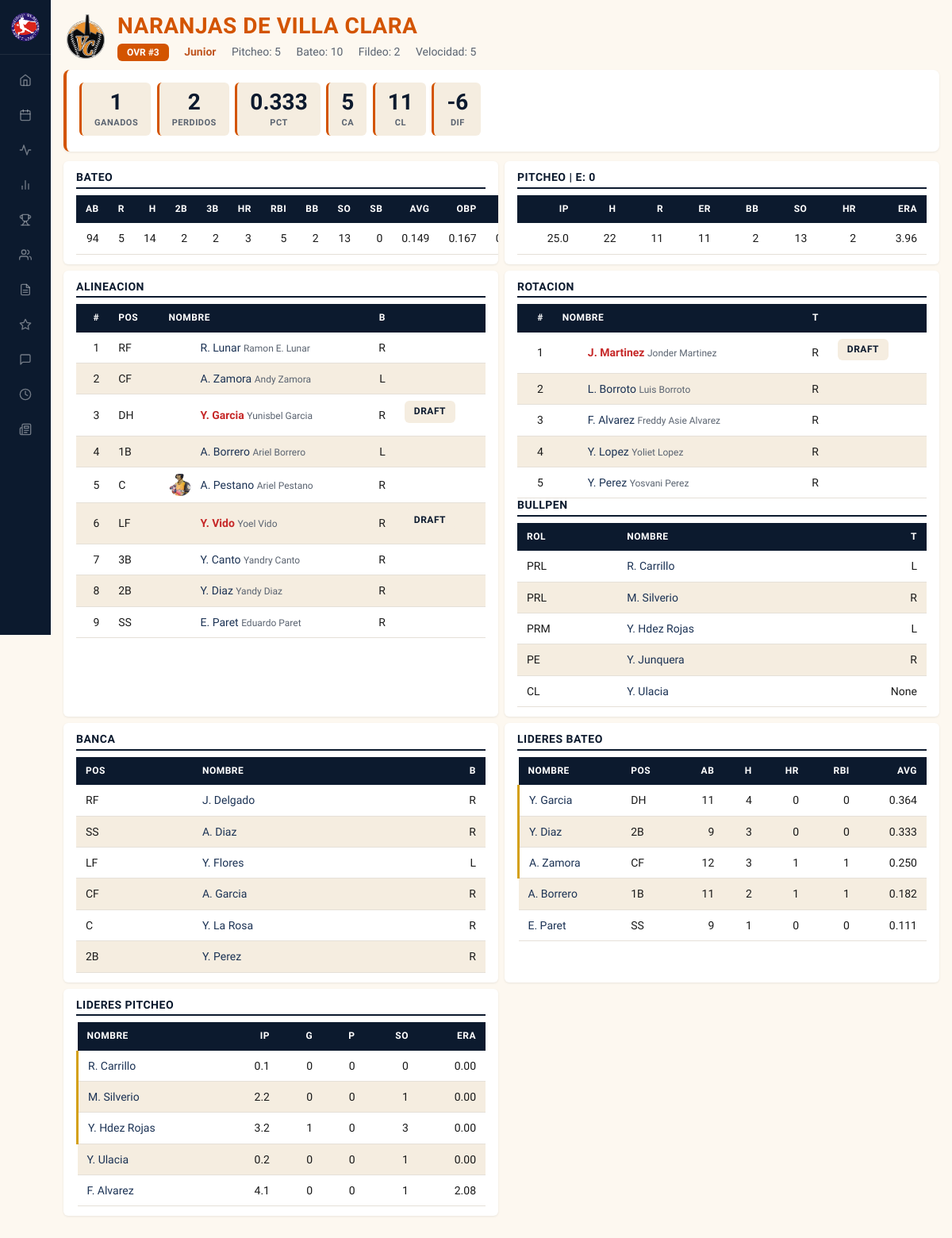
Page /team/VCL on the earlier database version.
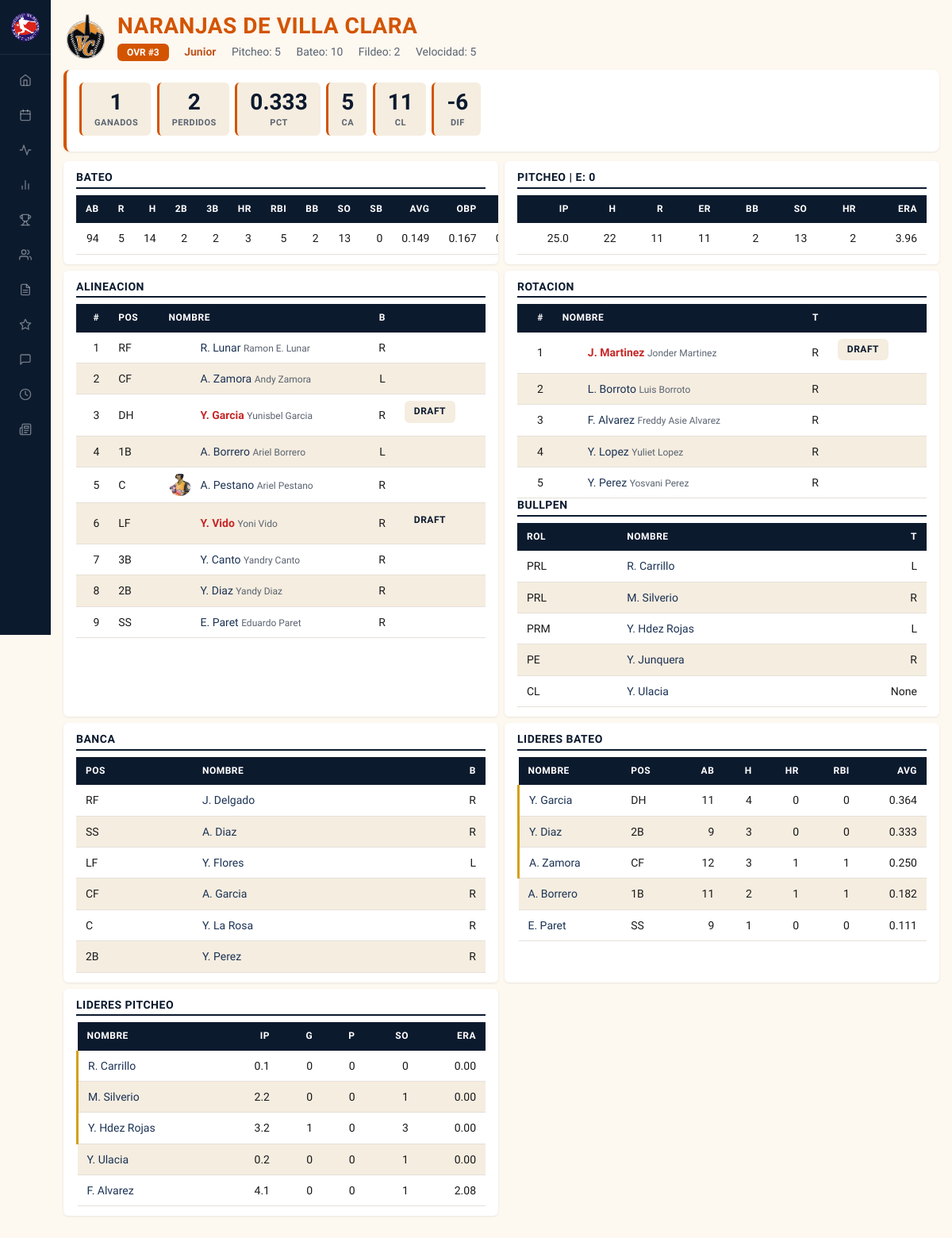
Same page on the later database version.
### tables this page shows
CREATE TABLE players (
            id INTEGER PRIMARY KEY,
            team_id INTEGER REFERENCES teams(id),
            name TEXT NOT NULL,
            full_name TEXT,
            position TEXT NOT NULL,
            bats_throws TEXT,
            role TEXT NOT NULL,
            lineup_order INTEGER,
            bullpen_role TEXT,
            is_drafted INTEGER DEFAULT 0,
            photo_file TEXT
        );

### blueprints/teams/routes.py (the view)
@teams_bp.route('/team/<short>')
def team(short: str) -> str:
    t = get_team(short.upper())
    if not t:
        abort(404)
    lineup, bench, rotation, bullpen = get_roster(t['id'])
    standings = get_standings()
    team_stats = next((s for s in standings if s['id'] == t['id']), None)
    bat_leaders = get_team_bat_leaders(t['id'])
    pitch_leaders = get_team_pitch_leaders(t['id'])
    bat_totals = get_team_batting_totals(t['id'])
    pitch_totals = get_team_pitching_totals(t['id'])
    team_errors = get_team_errors(t['id'])
    return render_template('team.html', team=t, lineup=lineup, bench=bench,
                           rotation=rotation, bullpen=bullpen, stats=team_stats,
                           bat_leaders=bat_leaders, pitch_leaders=pitch_leaders,
                           bat_totals=bat_totals, pitch_totals=pitch_totals,
                           team_errors=team_errors)

### blueprints/teams/services.py (called while the page is built)
def get_team(short_name: str) -> sqlite3.Row | None:
    return get_db().execute(
        "SELECT * FROM teams WHERE short_name=?", (short_name,)
    ).fetchone()

def get_roster(team_id: int) -> tuple[list[sqlite3.Row], list[sqlite3.Row],
                                       list[sqlite3.Row], list[sqlite3.Row]]:
    db = get_db()
    lineup = db.execute(
        "SELECT * FROM players WHERE team_id=? AND role='lineup' ORDER BY lineup_order",
        (team_id,)).fetchall()
    bench = db.execute(
        "SELECT * FROM players WHERE team_id=? AND role='bench'",
        (team_id,)).fetchall()
    rotation = db.execute(
        "SELECT * FROM players WHERE team_id=? AND role='rotation' ORDER BY lineup_order",
        (team_id,)).fetchall()
    bullpen = db.execute(
        "SELECT * FROM players WHERE team_id=? AND role='bullpen'",
        (team_id,)).fetchall()
    return lineup, bench, rotation, bullpen

### lib/stats.py (called while the page is built)
def _get(row: Any, key: str) -> int:
    if row is None:
        return 0
    try:
        val = row[key]
    except (KeyError, IndexError):
        return 0
    return int(val) if val is not None else 0

### templates/team.html (shortened to what the changed rows need)
{% extends "base.html" %}
{% from 'components/logo_img.html' import logo_img %}
{% from 'components/stat_box.html' import stat_box %}
{% from 'components/player_cell.html' import player_cell %}
{% from 'components/section_label.html' import section_label %}
{% block content %}
<div class="team-header">
    <div>
        <h1 class="mb-0 team-color" style="--team-color: {{ team.color_primary }}">{{ team.full_name }}</h1>
    </div>
</div>
<div class="bento">
{% if bat_totals %}
<div class="panel">
    <h2>Bateo</h2>
    <table class="stat-table">
        <thead><tr><th class="num" scope="col">AB</th><th class="num" scope="col">R</th><th class="num" scope="col">H</th><th class="num" scope="col">2B</th><th class="num" scope="col">3B</th><th class="num" scope="col">HR</th><th class="num" scope="col">RBI</th><th class="num" scope="col">BB</th><th class="num" scope="col">SO</th><th class="num" scope="col">SB</th><th class="num" scope="col">AVG</th><th class="num" scope="col">OBP</th><th class="num" scope="col">SLG</th><th class="num" scope="col">OPS</th></tr></thead>
    </table>
</div>
{% endif %}
{% if pitch_totals %}
<div class="panel">
    <h2>Pitcheo{% if team_errors is not none %} | E: {{ team_errors }}{% endif %}</h2>
    <table class="stat-table">
        <thead><tr><th class="num" scope="col">IP</th><th class="num" scope="col">H</th><th class="num" scope="col">R</th><th class="num" scope="col">ER</th><th class="num" scope="col">BB</th><th class="num" scope="col">SO</th><th class="num" scope="col">HR</th><th class="num" scope="col">ERA</th></tr></thead>
    </table>
</div>
{% endif %}
<div class="panel">
    <h2>Alineacion</h2>
    <table class="stat-table">
        <thead><tr><th class="num" scope="col">#</th><th scope="col">Pos</th><th colspan="2" scope="col">Nombre</th><th class="num" scope="col">B</th><th scope="col"></th></tr></thead>
        <tbody>
        {% for p in lineup %}
            <tr>
                <td class="num">{{ p.lineup_order }}</td>
                <td>{{ p.position }}</td>
                {{ player_cell(p, show_full_name=True) }}
                <td class="num">{{ p.bats_throws }}</td>
                <td>{% if p.is_drafted %}{{ section_label('DRAFT') }}{% endif %}</td>
            </tr>
        {% endfor %}
        </tbody>
    </table>
</div>
<div class="panel">
    <h2>Rotacion</h2>
    <table class="stat-table">
        <thead><tr><th class="num" scope="col">#</th><th colspan="2" scope="col">Nombre</th><th class="num" scope="col">T</th><th scope="col"></th></tr></thead>
        <tbody>
        {% for p in rotation %}
            <tr>
                <td class="num">{{ p.lineup_order }}</td>
                {{ player_cell(p, show_full_name=True) }}
                <td class="num">{{ p.bats_throws }}</td>
                <td>{% if p.is_drafted %}{{ section_label('DRAFT') }}{% endif %}</td>
            </tr>
        {% endfor %}
        </tbody>
    </table>
    <h2>Bullpen</h2>
    <table class="stat-table">
        <thead><tr><th scope="col">Rol</th><th scope="col">Nombre</th><th class="num" scope="col">T</th></tr></thead>
    </table>
</div>
<div class="panel">
    <h2>Banca</h2>
    <table class="stat-table">
        <thead><tr><th scope="col">Pos</th><th scope="col">Nombre</th><th class="num" scope="col">B</th></tr></thead>
    </table>
</div>
{% if bat_leaders %}
<div class="panel">
    <h2>Lideres Bateo</h2>
    <table class="stat-table leaderboard">
        <thead><tr><th scope="col">Nombre</th><th scope="col">Pos</th><th class="num" scope="col">AB</th><th class="num" scope="col">H</th><th class="num" scope="col">HR</th><th class="num" scope="col">RBI</th><th class="num" scope="col">AVG</th></tr></thead>
    </table>
</div>
{% endif %}
{% if pitch_leaders %}
<div class="panel">
    <h2>Lideres Pitcheo</h2>
    <table class="stat-table leaderboard">
        <thead><tr><th scope="col">Nombre</th><th class="num" scope="col">IP</th><th class="num" scope="col">G</th><th class="num" scope="col">P</th><th class="num" scope="col">SO</th><th class="num" scope="col">ERA</th></tr></thead>
    </table>
</div>
{% endif %}
</div>
{% endblock %}

### templates/components/player_cell.html
{% macro player_cell(player, show_full_name=False) %}
<td class="player-cell-photo">
    {% if player.photo_file %}
    <img src="{{ url_for('static', filename='graphics/' + player.photo_file) }}" class="player-thumb">
    {% endif %}
</td>
<td>
    <a href="{{ url_for('players.player', player_id=player.id) }}" class="{{ 'drafted' if player.is_drafted else '' }}">
        {{ player.name }}
    </a>
    {% if show_full_name and player.full_name and player.full_name != player.name %}
    <span class="full-name-sub"> {{ player.full_name }}</span>
    {% endif %}
</td>
{% endmacro %}

### templates/components/section_label.html
{% macro section_label(text) %}
<span class="section-label">{{ text }}</span>
{% endmacro %}

Differences in the rows shown:
changed players "Y. Vido": full_name "Yoel Vido" → "Yoni Vido"
changed players "Y. Lopez": full_name "Yoliet Lopez" → "Yuliet Lopez"
